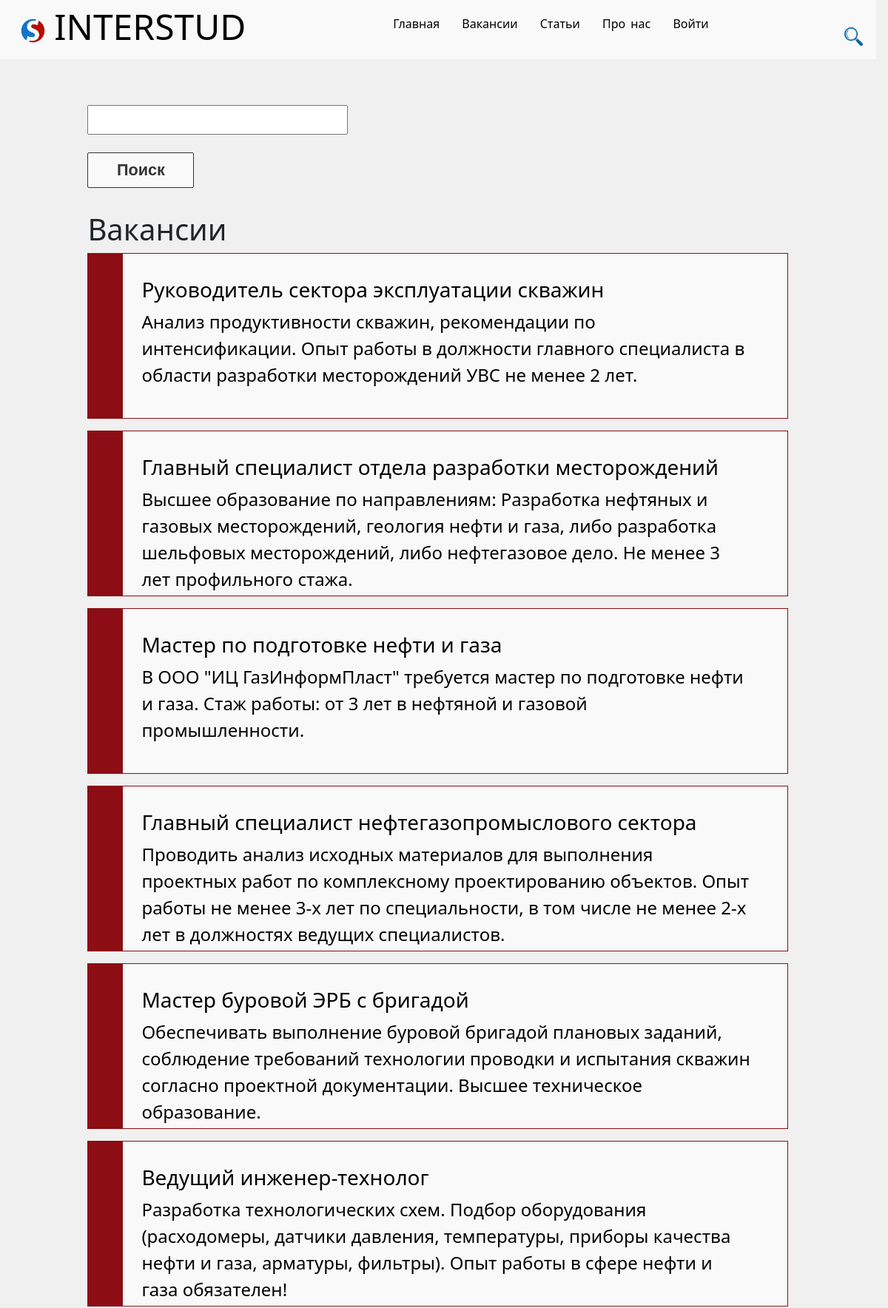
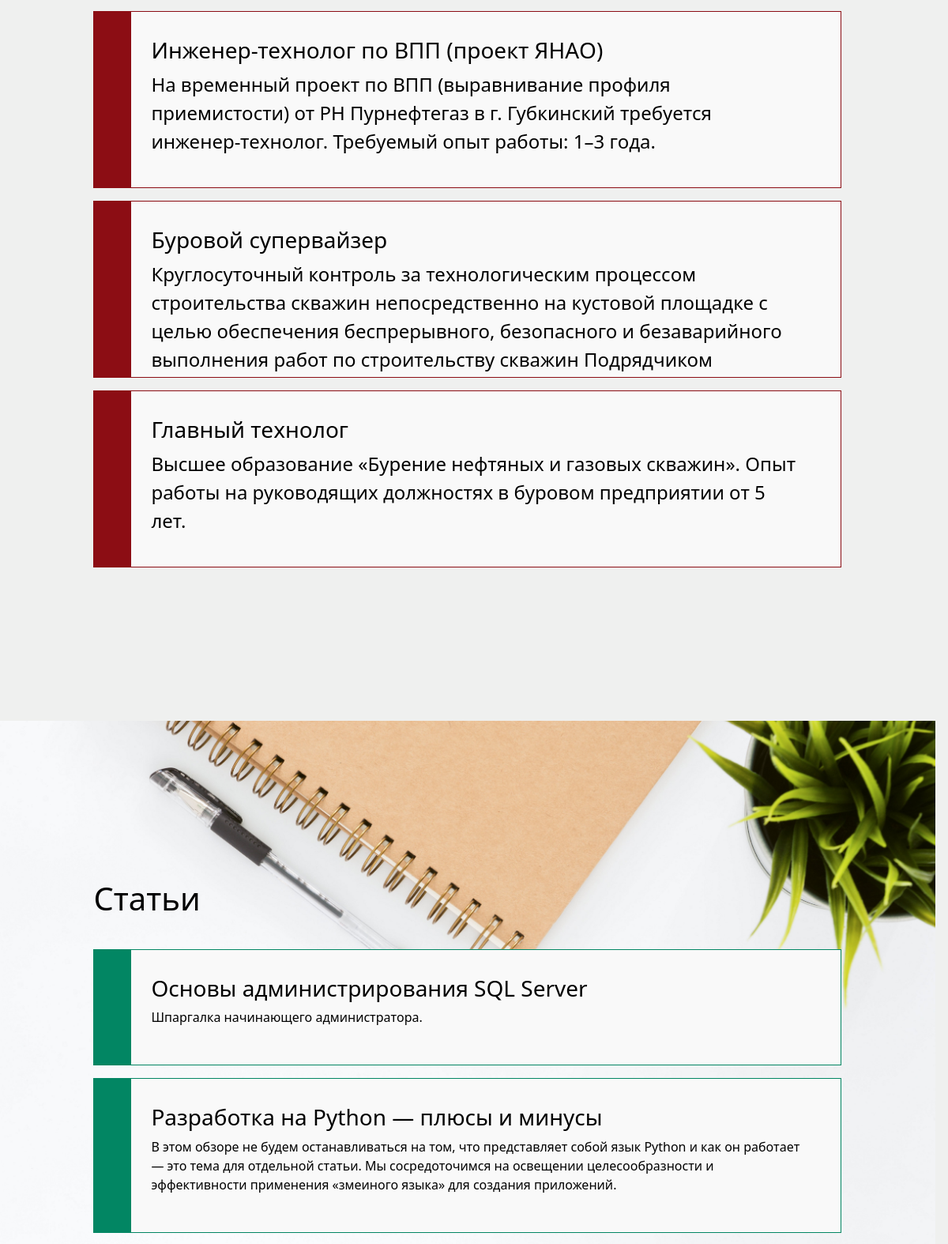
Page /find (upper part) on the committed database (2 pictures, top to bottom).
### job/models.py (models this page shows, shortened)
class Job(models.Model):
    fac=models.ForeignKey(Facultet, related_name="fac_FK", on_delete=models.CASCADE)
    title = models.CharField('Название', max_length=50, default='')
    specialty = models.CharField('Специализация', max_length=50, default='')
    salary = models.IntegerField('Зарплата', default=0)
    full_part_time = models.BooleanField('Занятость', default=False)
    work_graph = models.CharField('График работы', max_length=20, default='')
    company = models.CharField('Название компании', max_length=50, default='')
    post_date = models.DateTimeField(default=now)
    score = models.BigIntegerField(default=0)
    number_of_ratings = models.BigIntegerField(default=0)
    anons = models.CharField('Анонс', max_length=250)
    full_text = models.TextField('Статья')
    email_company=models.EmailField('Email')

### news/models.py (models this page shows, shortened)
class Article(models.Model):
    title = models.CharField('Название', max_length=50, default='')
    anons = models.CharField('Анонс', max_length=250)
    full_text = models.TextField('Статья')
    date = models.DateTimeField('Дата публикации')

### main/views.py (the view)
# urls.py: path('find', views.find, name='find')
def find(request):
    news = Article.objects.all()
    jobs = Job.objects.all()
    jobs=jobs.filter(fac=2)
    form4=Find(request.GET)
    form5=Find(request.GET)
    if form5.is_valid():
        if form5.cleaned_data["find"]:
            jobs=jobs.filter(Q(title__icontains=form5.cleaned_data["find"])|Q(specialty__icontains=form5.cleaned_data["find"])|Q(work_graph__icontains=form5.cleaned_data["find"])|Q(company__icontains=form5.cleaned_data["find"])|Q(anons__icontains=form5.cleaned_data["find"])|Q(full_text__icontains=form5.cleaned_data["find"]))
            news=news.filter(Q(title__icontains=form5.cleaned_data["find"])|Q(anons__icontains=form5.cleaned_data["find"])|Q(full_text__icontains=form5.cleaned_data["find"]))
    return render(request, 'main/find.html', {'news': news, 'jobs':jobs,'form4':form4,'form5':form5})

### main/forms.py
class Find(forms.Form):
    find=forms.CharField(label="", required=False)

### main/templates/main/find.html (shortened to what this page needs)
{% extends 'main/layout.html' %}
{% block content %}
<div class="vac_poisk bl_vac_list">
    <div>
        <form action="" method="get">
            {{ form5.as_p }}
            <input type="submit" value="Поиск" class="button_form">
        </form>
    </div>
    <h1>Вакансии</h1>
    {% for el in jobs %}
    <div class="bl12" id="bl12_razrab">
        <a href="{% url 'job_detail' el.id %}">
            <h3>{{ el.title}}</h3>
            <p>{{ el.anons }}</p>
        </a>
    </div>
    {% endfor %}
</div>
<div class="bl_art_list">
    <h1>Статьи</h1>
    {% for el in news %}
    <div class="bl11">
        <a href="{% url 'news_detail' el.id %}">
            <h3>{{ el.title}}</h3>
            <p>{{ el.anons }}</p>
        </a>
    </div>
    {% endfor %}
</div>
{% endblock %}

### main/static/main/css/main.css (style rules this page uses)
* { margin: 0; padding: 0; box-sizing: border-box; }
html, body { background-color: rgb(239, 240, 239); width:98.65vw; height:100vh; }
.bl_art_list { background: url("/media/article/art_list.jpg"), linear-gradient(to right, rgb(250,251,253), rgb(243,243,246)); background-repeat: no-repeat; background-size: 100%; padding: 17% 10% 10% 10%; text-align: left; width: 98.65vw; height: auto; }
.bl_art_list h1 { color: black; margin-bottom: 5vh; }
.bl11 { background: linear-gradient(to right, #028663 0 , #028663 5%, #f9f9f9 5% , #f9f9f9 100% ); width: 100%; max-height:25vh; padding: 4vh 4vw 4vh 6vw; margin-bottom: 2vh; border: 0.2vh #028663 solid; }
.bl_vac_list { padding: 12% 10% 15% 10%; text-align: left; width: 98.65vw; height: auto; }
.bl_vac_list p { font-size: 3vh; font-weight: 500; }
.bl12 { width: 100%; max-height:28vh; padding: 4vh 4vw 4vh 6vw; margin-bottom: 2vh; }
#bl12_razrab { background: linear-gradient(to right, #8c0d14 0 , #8c0d14 5%, #f9f9f9 5% , #f9f9f9 100% ); border: 0.2vh #8c0d14 solid; }
a:hover, a:visited, a:link, a:active { text-decoration: none; color: #000; }
.button_form { position: relative; display: flex; justify-content:center; padding: 0.3vw 1vh 0.3vw 1vh; margin: 3vh 0px 4vh 0vw; width: 12vw; height: 6vh; text-align: center; font-size: 2.7vh; color: rgb(52, 51, 51); font-family: sans-serif; font-weight: bold; text-decoration:none; background: #f9f9f9; border: 1px rgb(52, 51, 51) solid; border-radius: 2px; }

### rows in the picture
Job: title "Руководитель сектора эксплуатации скважин", anons "Анализ продуктивности скважин, рекомендации по интенсификации. Опыт работы в должности главного специалиста в области разработки месторождений УВС не менее 2 лет."
Job: title "Главный специалист отдела разработки месторождений", anons "Высшее образование по направлениям: Разработка нефтяных и газовых месторождений, геология нефти и газа, либо разработка шельфовых месторождений, либо нефтегазовое дело. Не менее 3 лет профильного стажа."
Job: title "Мастер по подготовке нефти и газа", anons "В ООО \"ИЦ ГазИнформПласт\" требуется мастер по подготовке нефти и газа. Стаж работы: от 3 лет в нефтяной и газовой промышленности."
Job: title "Главный специалист нефтегазопромыслового сектора", anons "Проводить анализ исходных материалов для выполнения проектных работ по комплексному проектированию объектов. Опыт работы не менее 3-х лет по специальности, в том числе не менее 2-х лет в должностях ведущих специалистов."
Job: title "Мастер буровой ЭРБ с бригадой", anons "Обеспечивать выполнение буровой бригадой плановых заданий, соблюдение требований технологии проводки и испытания скважин согласно проектной документации. Высшее техническое образование."
Job: title "Ведущий инженер-технолог", anons "Разработка технологических схем. Подбор оборудования (расходомеры, датчики давления, температуры, приборы качества нефти и газа, арматуры, фильтры). Опыт работы в сфере нефти и газа обязателен!"
Job: title "Инженер-технолог по ВПП (проект ЯНАО)", anons "На временный проект по ВПП (выравнивание профиля приемистости) от РН Пурнефтегаз в г. Губкинский требуется инженер-технолог. Требуемый опыт работы: 1–3 года."
Job: title "Буровой супервайзер", anons "Круглосуточный контроль за технологическим процессом строительства скважин непосредственно на кустовой площадке с целью обеспечения беспрерывного, безопасного и безаварийного выполнения работ по строительству скважин Подрядчиком"
Job: title "Главный технолог", anons "Высшее образование «Бурение нефтяных и газовых скважин». Опыт работы на руководящих должностях в буровом предприятии от 5 лет."
Article: title "Основы администрирования SQL Server", anons "Шпаргалка начинающего администратора."
Article: title "Разработка на Python — плюсы и минусы", anons "В этом обзоре не будем останавливаться на том, что представляет собой язык Python и как он работает — это тема для отдельной статьи. Мы сосредоточимся на освещении целесообразности и эффективности применения «змеиного языка» для создания приложений."
